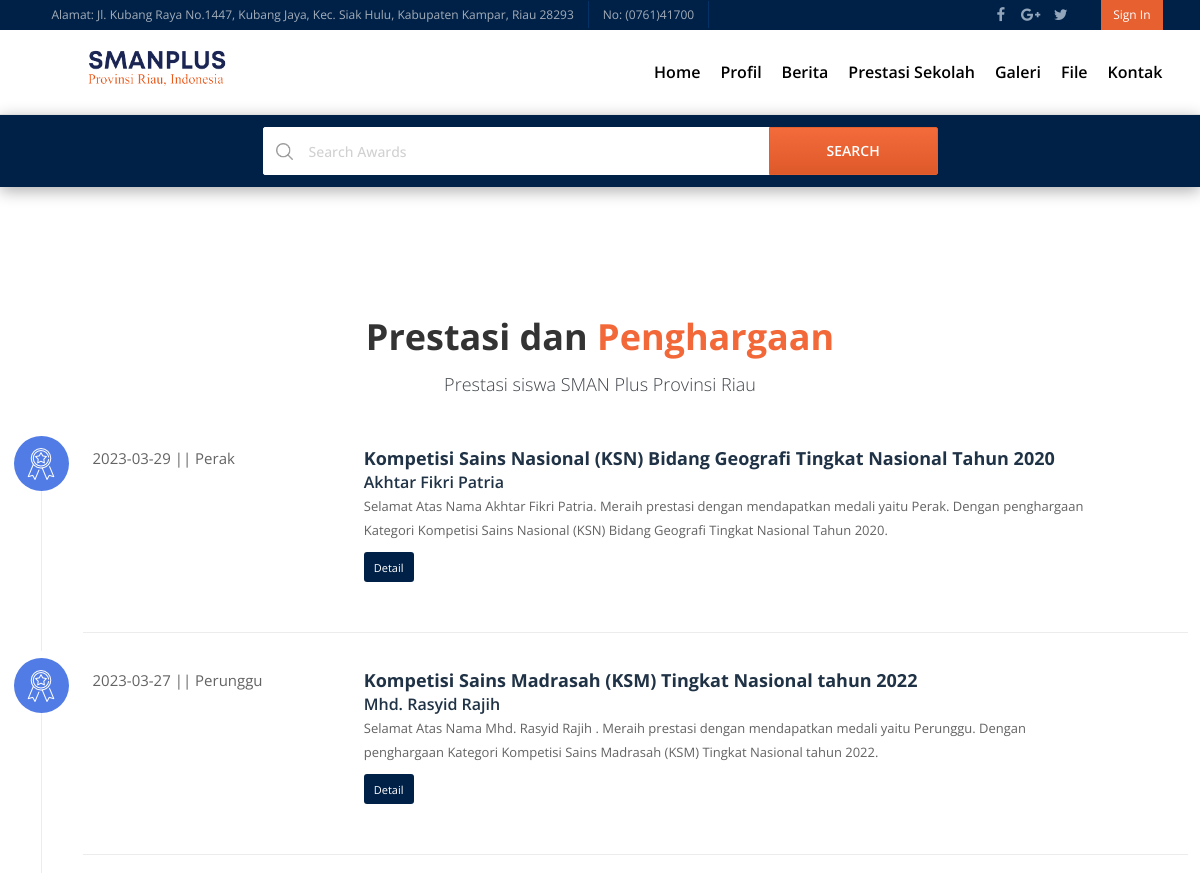
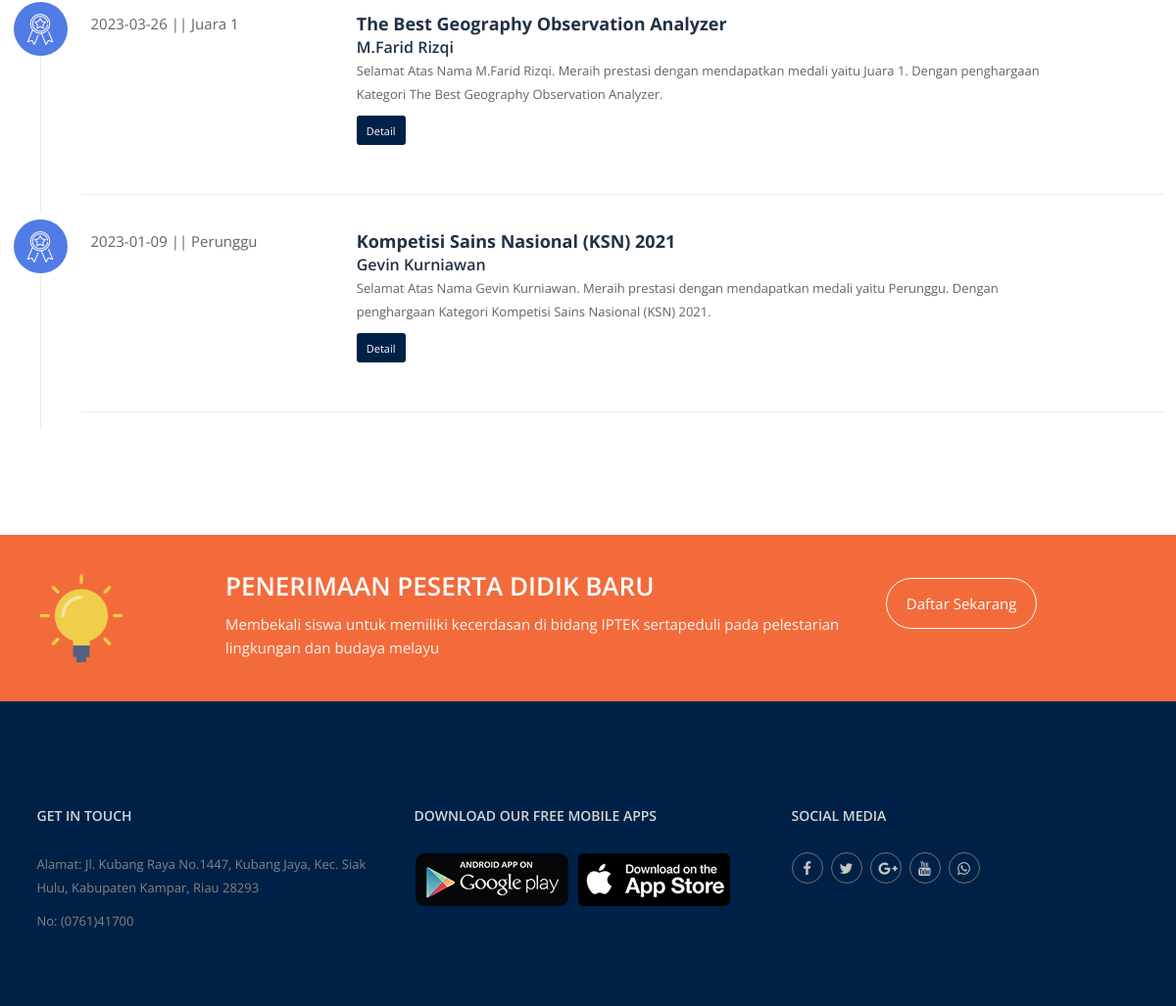
Page /index.php/home/prestasi on the committed database (2 pictures, top to bottom).
### tables this page shows
CREATE TABLE `tbl_prestasi` (
  `id_prestasi` int(10) NOT NULL,
  `nama_murid` varchar(50) NOT NULL,
  `bidang` varchar(50) NOT NULL,
  `medali` varchar(50) NOT NULL,
  `deskripsi` text NOT NULL,
  `tanggal` date NOT NULL,
  `foto` text NOT NULL
);

### application/views/layout/v_content.php (called while the page is built)
<?php
if ($isi) {
    $this->load->view($isi);
}

### application/views/layout/v_wrapper.php (called while the page is built)
<?php
require_once('v_head.php');
require_once('v_header.php');
require_once('v_nav.php');
require_once('v_content.php');
require_once('v_footer.php');

### application/controllers/Home.php (called while the page is built, shortened)
<?php
class Home extends CI_Controller {
    public function __construct()
    {
        $this->load->model('m_home');
    }
    public function prestasi()
    {
        $data = array(
            'title' => 'Prestasi',
            'prestasi' => $this->m_home->prestasi(),
            'isi' => 'v_prestasi'
        );
        $this->load->view('layout/v_wrapper',$data, FALSE);
}
}

### index.php (called while the page is built, shortened)
<?php
require_once BASEPATH.'core/CodeIgniter.php';

### application/models/M_home.php (called while the page is built, shortened)
<?php
class M_home extends CI_Model {
    public function prestasi()
    {
        $this->db->select('*');
        $this->db->from('tbl_prestasi');
        $this->db->order_by('id_prestasi','desc');
        return $this->db->get()->result();
    }
}

### application/views/v_prestasi.php (the view, shortened to what this page needs)
<div class="search-top">
    <div class="container">
        <div class="row">
            <div class="col-md-12">
                <div class="search-form">
                    <form>
                        <div class="sf-type">
                            <div class="sf-input">
                                <input type="text" placeholder="Search awards">
                            </div>
                        </div>
                        <div class="sf-submit">
                            <input type="submit" value="Search">
                        </div>
                    </form>
                </div>
            </div>
        </div>
    </div>
</div>
<section>
    <div class="container com-sp pad-bot-70">
        <div class="row">
            <div class="cor about-sp">
                <div class="ed-about-tit">
                    <div class="con-title">
                        <h2>Prestasi dan<span> Penghargaan</span></h2>
                        <p>Prestasi siswa SMAN Plus Provinsi Riau</p>
                    </div>
                </div>
                <?php foreach ($prestasi as $key => $value) { ?>
                <div class="s18-age-event l-info-pack-days">
                    <ul>
                        <li>
                            <div class="age-eve-com age-eve-20">
                                <img src="<?= base_url('assets/images/icon/awa/4.png') ?>" alt="">
                            </div>
                            <div class=" s17-eve-time">
                                <div class="s17-eve-time-tim">
                                    <span><?= $value->tanggal ?> || <?= $value->medali ?></span>
                                </div>
                                <div class="s17-eve-time-msg">
                                    <h4><?= $value->deskripsi ?></h4>
                                    <h5><?= $value->nama_murid?></h5>
                                    <p>Selamat Atas Nama <?= $value->nama_murid?>. Meraih prestasi dengan
                                        mendapatkan
                                        medali
                                        yaitu <?= $value->medali ?>. Dengan penghargaan Kategori
                                        <?= $value->deskripsi?>.
                                    </p> <a href="course-details.html" class="aw-re-btn">Detail</a>
                                </div>
                            </div>
                        </li>
                    </ul>
                </div>
                <?php } ?>
                <div class="ed-about-sec1">
                    <div class="col-md-6"></div>
                    <div class="col-md-6"></div>
                </div>
            </div>
        </div>
    </div>
</section>

### rows in the picture
tbl_prestasi: tanggal "2023-03-29", medali "Perak", deskripsi "Kompetisi Sains Nasional (KSN) Bidang Geografi Tingkat Nasional Tahun 2020", nama_murid "Akhtar Fikri Patria"
tbl_prestasi: tanggal "2023-03-27", medali "Perunggu", deskripsi "Kompetisi Sains Madrasah (KSM) Tingkat Nasional tahun 2022", nama_murid "Mhd. Rasyid Rajih"
tbl_prestasi: tanggal "2023-03-26", medali "Juara 1", deskripsi "The Best Geography Observation Analyzer", nama_murid "M.Farid Rizqi"
tbl_prestasi: tanggal "2023-01-09", medali "Perunggu", deskripsi "Kompetisi Sains Nasional (KSN) 2021", nama_murid "Gevin Kurniawan"
